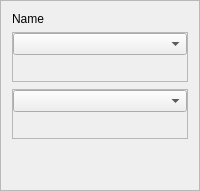
             <widget class="QFrame" name="frame_12">
              <property name="frameShape">
               <enum>QFrame::StyledPanel</enum>
              </property>
              <property name="frameShadow">
               <enum>QFrame::Raised</enum>
              </property>
              <layout class="QVBoxLayout" name="verticalLayout_6">
               <item>
                <widget class="QLabel" name="label_8">
                 <property name="sizePolicy">
                  <sizepolicy hsizetype="Preferred" vsizetype="Fixed">
                   <horstretch>0</horstretch>
                   <verstretch>0</verstretch>
                  </sizepolicy>
                 </property>
                 <property name="text">
                  <string>Name</string>
                 </property>
                </widget>
               </item>
               <item>
                <widget class="QFrame" name="frame_30">
                 <property name="enabled">
                  <bool>true</bool>
                 </property>
                 <property name="sizePolicy">
                  <sizepolicy hsizetype="Preferred" vsizetype="Fixed">
                   <horstretch>0</horstretch>
                   <verstretch>0</verstretch>
                  </sizepolicy>
                 </property>
                 <property name="minimumSize">
                  <size>
                   <width>0</width>
                   <height>50</height>
                  </size>
                 </property>
                 <property name="maximumSize">
                  <size>
                   <width>16777215</width>
                   <height>50</height>
                  </size>
                 </property>
                 <property name="frameShape">
                  <enum>QFrame::StyledPanel</enum>
                 </property>
                 <property name="frameShadow">
                  <enum>QFrame::Raised</enum>
                 </property>
                 <layout class="QVBoxLayout" name="verticalLayout_19">
                  <property name="spacing">
                   <number>0</number>
                  </property>
                  <property name="leftMargin">
                   <number>0</number>
                  </property>
                  <property name="topMargin">
                   <number>0</number>
                  </property>
                  <property name="rightMargin">
                   <number>0</number>
                  </property>
                  <property name="bottomMargin">
                   <number>0</number>
                  </property>
                  <item>
                   <widget class="QComboBox" name="mRNANameComboBox1"/>
                  </item>
                  <item>
                   <spacer name="verticalSpacer_13">
                    <property name="orientation">
                     <enum>Qt::Vertical</enum>
                    </property>
                    <property name="sizeHint" stdset="0">
                     <size>
                      <width>20</width>
                      <height>40</height>
                     </size>
                    </property>
                   </spacer>
                  </item>
                 </layout>
                </widget>
               </item>
               <item>
                <spacer name="verticalSpacer_3">
                 <property name="orientation">
                  <enum>Qt::Vertical</enum>
                 </property>
                 <property name="sizeHint" stdset="0">
                  <size>
                   <width>20</width>
                   <height>1</height>
                  </size>
                 </property>
                </spacer>
               </item>
               <item>
                <widget class="QFrame" name="frame_31">
                 <property name="enabled">
                  <bool>true</bool>
                 </property>
                 <property name="sizePolicy">
                  <sizepolicy hsizetype="Preferred" vsizetype="Fixed">
                   <horstretch>0</horstretch>
                   <verstretch>0</verstretch>
                  </sizepolicy>
                 </property>
                 <property name="minimumSize">
                  <size>
                   <width>0</width>
                   <height>50</height>
                  </size>
                 </property>
                 <property name="maximumSize">
                  <size>
                   <width>16777215</width>
                   <height>50</height>
                  </size>
                 </property>
                 <property name="frameShape">
                  <enum>QFrame::StyledPanel</enum>
                 </property>
                 <property name="frameShadow">
                  <enum>QFrame::Raised</enum>
                 </property>
                 <layout class="QVBoxLayout" name="verticalLayout_20">
                  <property name="spacing">
                   <number>0</number>
                  </property>
                  <property name="leftMargin">
                   <number>0</number>
                  </property>
                  <property name="topMargin">
                   <number>0</number>
                  </property>
                  <property name="rightMargin">
                   <number>0</number>
                  </property>
                  <property name="bottomMargin">
                   <number>0</number>
                  </property>
                  <item>
                   <widget class="QComboBox" name="mRNANameComboBox1_2"/>
                  </item>
                  <item>
                   <spacer name="verticalSpacer_14">
                    <property name="orientation">
                     <enum>Qt::Vertical</enum>
                    </property>
                    <property name="sizeHint" stdset="0">
                     <size>
                      <width>20</width>
                      <height>40</height>
                     </size>
                    </property>
                   </spacer>
                  </item>
                 </layout>
                </widget>
               </item>
               <item>
                <spacer name="verticalSpacer_4">
                 <property name="orientation">
                  <enum>Qt::Vertical</enum>
                 </property>
                 <property name="sizeHint" stdset="0">
                  <size>
                   <width>20</width>
                   <height>40</height>
                  </size>
                 </property>
                </spacer>
               </item>
              </layout>
             </widget>
